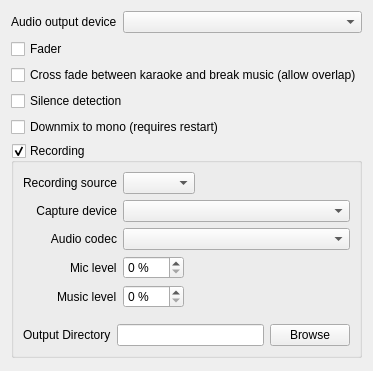
              <widget class="QWidget" name="tabKaraoke">
               <attribute name="title">
                <string>Karaoke</string>
               </attribute>
               <layout class="QVBoxLayout" name="verticalLayout_13">
                <item>
                 <layout class="QFormLayout" name="formLayout_4">
                  <property name="topMargin">
                   <number>0</number>
                  </property>
                  <item row="0" column="0">
                   <widget class="QLabel" name="label_34">
                    <property name="text">
                     <string>Audio output device</string>
                    </property>
                   </widget>
                  </item>
                  <item row="0" column="1">
                   <widget class="QComboBox" name="comboBoxKAudioDevices">
                    <property name="sizePolicy">
                     <sizepolicy hsizetype="Expanding" vsizetype="Fixed">
                      <horstretch>0</horstretch>
                      <verstretch>0</verstretch>
                     </sizepolicy>
                    </property>
                   </widget>
                  </item>
                 </layout>
                </item>
                <item>
                 <widget class="QCheckBox" name="checkBoxFader">
                  <property name="toolTip">
                   <string>&lt;html&gt;&lt;head/&gt;&lt;body&gt;&lt;p&gt;If the fader is enabled, song transitions (stop, pause, unpause) will be faded out/in to avoid hard transitions.&lt;/p&gt;&lt;/body&gt;&lt;/html&gt;</string>
                  </property>
                  <property name="text">
                   <string>Fader</string>
                  </property>
                 </widget>
                </item>
                <item>
                 <widget class="QCheckBox" name="cbxCrossFade">
                  <property name="text">
                   <string>Cross fade between karaoke and break music (allow overlap)</string>
                  </property>
                 </widget>
                </item>
                <item>
                 <widget class="QCheckBox" name="checkBoxSilenceDetection">
                  <property name="toolTip">
                   <string>End CD+G songs shortly after the last graphics instruction when the song is near its end, so break music can fade in sooner. Karaoke videos play to the end.</string>
                  </property>
                  <property name="text">
                   <string>Silence detection</string>
                  </property>
                 </widget>
                </item>
                <item>
                 <widget class="QCheckBox" name="checkBoxDownmix">
                  <property name="text">
                   <string>Downmix to mono (requires restart)</string>
                  </property>
                 </widget>
                </item>
                <item>
                 <widget class="QGroupBox" name="groupBoxRecording">
                  <property name="title">
                   <string>Recording</string>
                  </property>
                  <property name="checkable">
                   <bool>true</bool>
                  </property>
                  <layout class="QVBoxLayout" name="verticalLayout_5">
                   <item>
                    <layout class="QFormLayout" name="formLayout_2">
                     <property name="fieldGrowthPolicy">
                      <enum>QFormLayout::ExpandingFieldsGrow</enum>
                     </property>
                     <property name="labelAlignment">
                      <set>Qt::AlignRight|Qt::AlignTrailing|Qt::AlignVCenter</set>
                     </property>
                     <property name="bottomMargin">
                      <number>10</number>
                     </property>
                     <item row="1" column="0">
                      <widget class="QLabel" name="label_13">
                       <property name="text">
                        <string>Capture device</string>
                       </property>
                       <property name="alignment">
                        <set>Qt::AlignRight|Qt::AlignTrailing|Qt::AlignVCenter</set>
                       </property>
                      </widget>
                     </item>
                     <item row="1" column="1">
                      <widget class="QComboBox" name="comboBoxDevice">
                       <property name="sizePolicy">
                        <sizepolicy hsizetype="Expanding" vsizetype="Fixed">
                         <horstretch>0</horstretch>
                         <verstretch>0</verstretch>
                        </sizepolicy>
                       </property>
                      </widget>
                     </item>
                     <item row="2" column="0">
                      <widget class="QLabel" name="label_14">
                       <property name="sizePolicy">
                        <sizepolicy hsizetype="Preferred" vsizetype="Preferred">
                         <horstretch>0</horstretch>
                         <verstretch>0</verstretch>
                        </sizepolicy>
                       </property>
                       <property name="text">
                        <string>Audio codec</string>
                       </property>
                       <property name="alignment">
                        <set>Qt::AlignRight|Qt::AlignTrailing|Qt::AlignVCenter</set>
                       </property>
                      </widget>
                     </item>
                     <item row="2" column="1">
                      <widget class="QComboBox" name="comboBoxCodec">
                       <property name="sizePolicy">
                        <sizepolicy hsizetype="Expanding" vsizetype="Fixed">
                         <horstretch>0</horstretch>
                         <verstretch>0</verstretch>
                        </sizepolicy>
                       </property>
                      </widget>
                     </item>
                     <item row="0" column="0">
                      <widget class="QLabel" name="labelRecordingSource">
                       <property name="text"><string>Recording source</string></property>
                       <property name="buddy"><cstring>comboBoxRecordingSource</cstring></property>
                      </widget>
                     </item>
                     <item row="0" column="1">
                      <widget class="QComboBox" name="comboBoxRecordingSource">
                       <property name="toolTip"><string>OpenKJ mix adds the karaoke backing track directly to the selected microphone. Choose Board / input only for a mixer that already sends both.</string></property>
                      </widget>
                     </item>
                     <item row="3" column="0">
                      <widget class="QLabel" name="labelRecordingMic">
                       <property name="text"><string>Mic level</string></property>
                       <property name="buddy"><cstring>spinBoxRecordingMic</cstring></property>
                      </widget>
                     </item>
                     <item row="3" column="1">
                      <widget class="QSpinBox" name="spinBoxRecordingMic">
                       <property name="suffix"><string> %</string></property>
                       <property name="maximum"><number>100</number></property>
                       <property name="singleStep"><number>5</number></property>
                      </widget>
                     </item>
                     <item row="4" column="0">
                      <widget class="QLabel" name="labelRecordingMusic">
                       <property name="text"><string>Music level</string></property>
                       <property name="buddy"><cstring>spinBoxRecordingMusic</cstring></property>
                      </widget>
                     </item>
                     <item row="4" column="1">
                      <widget class="QSpinBox" name="spinBoxRecordingMusic">
                       <property name="suffix"><string> %</string></property>
                       <property name="maximum"><number>100</number></property>
                       <property name="singleStep"><number>5</number></property>
                      </widget>
                     </item>
                    </layout>
                   </item>
                   <item>
                    <layout class="QHBoxLayout" name="horizontalLayout_12">
                     <item>
                      <widget class="QLabel" name="label_15">
                       <property name="text">
                        <string>Output Directory</string>
                       </property>
                      </widget>
                     </item>
                     <item>
                      <widget class="QLineEdit" name="lineEditOutputDir"/>
                     </item>
                     <item>
                      <widget class="QPushButton" name="buttonBrowse">
                       <property name="text">
                        <string>Browse</string>
                       </property>
                      </widget>
                     </item>
                    </layout>
                   </item>
                  </layout>
                 </widget>
                </item>
                <item>
                 <spacer name="verticalSpacer">
                  <property name="orientation">
                   <enum>Qt::Vertical</enum>
                  </property>
                  <property name="sizeHint" stdset="0">
                   <size>
                    <width>20</width>
                    <height>2</height>
                   </size>
                  </property>
                 </spacer>
                </item>
               </layout>
              </widget>
